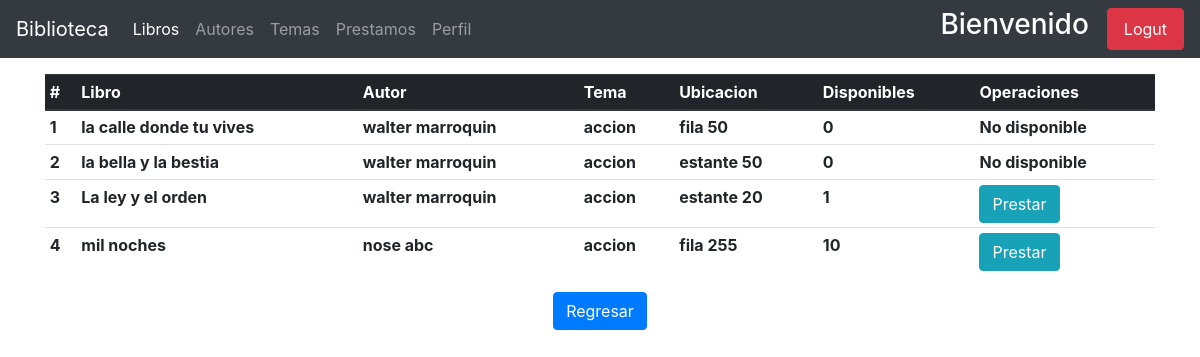
/temas/libros-temas1/, run on an earlier commit of the app's database.
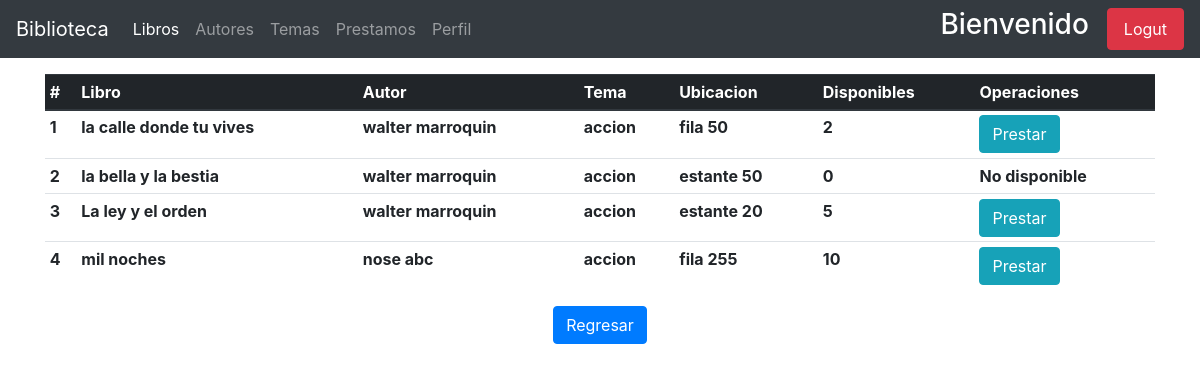
And on a later commit of the database.
### apps/libros/models.py (models this page shows, shortened)
class Libros(models.Model):
    titulo = models.CharField(_('titulo'), max_length=150)
    biblioteca = models.ForeignKey(Biblioteca, on_delete=models.PROTECT, null=True)
    autor = models.ForeignKey(Author, on_delete=models.PROTECT)
    tema = models.ForeignKey(Temas, on_delete=models.PROTECT)
    ubicacion = models.CharField(_('ubicacion'), max_length=200)
    disponibles = models.PositiveIntegerField(_('libros disponibles'), validators=[limit], default=1, )
    fecha_registro = models.DateField(_('Fecha de ingreso'), default=datetime.now())
    class Meta:
        ordering = ['id']
        verbose_name_plural = 'Libros'

### apps/autores/models.py (models this page shows, shortened)
class Author(models.Model):
    nombre = models.CharField(_('nombre'), max_length=150)
    apellido = models.CharField(_('apellido'), max_length=150)
    nacionalidad = models.ForeignKey(Pais, on_delete=models.CASCADE)
    genero = models.BooleanField(_('genero'), default=True, choices=[
        (True, 'masculino'),
        (False, 'femenino')
    ])
    nacimiento = models.DateField(_('fecha de nacimiento'))
    fallecimiento = models.DateField(_('fecha de fallecimiento'),null=True, blank=True)
    fecha_registro = models.DateField(_('fecha de registro'), default=datetime.now())
    def __str__(self):
        return f'{self.nombre} {self.apellido}'

### apps/temas/models.py (models this page shows)
class Temas(models.Model):
    tema = models.CharField(_('tema'), max_length=200)
    fecha_ingreso = models.DateField(_('fecha_ingreso'), default=now())
    class Meta:
        verbose_name_plural = 'Temas'
    def __str__(self):
        return self.tema

### apps/temas/views.py (the view)
# urls.py: path('libros-temas<int:pk>/', views.libro_tema, name='libro-tema')
def libro_tema(request, pk):
    books = Libros.objects.filter(tema__id=pk)
    context = {'Libros': books}
    return render(request, 'temas/libros_de_temas.html', context)

### apps/temas/templates/temas/libros_de_temas.html (shortened to what this page needs)
{% extends 'base.html' %}
{% block navbar_items %}
    <li class="nav-item active">
        <a class="nav-link" href="{% url 'book:user_index' %}">Libros <span class="sr-only">(current)</span></a>
    </li>
    <li class="nav-item ">
        <a class="nav-link" href="{% url 'autor:autores-user' %}">Autores </a>
    </li>
    <li class="nav-item ">
        <a class="nav-link" href="{% url 'temas:temas-user' %}">Temas </a>
    </li>
    <li class="nav-item">
        <a class="nav-link" href="{% url 'prestamos:prestamos-list' %}">Prestamos</a>
    </li>
    <li class="nav-item ">
        <a class="nav-link" href="{% url 'usuarios:user-edit' request.user.id %}">Perfil </a>
    </li>
{% endblock %}
{% block content %}
    <div class="container mt-3">
        <div class="table-responsive">
        <table class="table table-hover table-sm" id="table-controller">
            <thead class="thead-dark">
                <tr>
                    <th scope="col" > #  </th>
                    <th scope="col" > Libro </th>
                    <th scope="col" > Autor </th>
                    <th scope="col" > Tema </th>
                    <th scope="col" > Ubicacion </th>
                    <th scope="col" > Disponibles </th>
                    <th scope="col" > Operaciones </th>
                </tr>
            </thead>
            <tbody>
                {% for book in Libros %}
                    <tr>
                        <th scope="col"> {{ forloop.counter }} </th>
                        <th> {{ book.titulo }} </th>
                        <th> {{ book.autor }} </th>
                        <th> {{ book.tema }} </th>
                        <th> {{ book.ubicacion }} </th>
                        <th> {{ book.disponibles }} </th>
                        {% if book.disponibles > 0 %}
                        <th> <a href="{% url 'prestamos:pre-prestamo' book.id %}" class="btn btn-info"> Prestar </a> </th>
                        </tr>
                        {% else %}
                        <th> No disponible </th>
                        </tr>
                        {% endif %}
                {% endfor %}
            </tbody>
        </table>
    </div>
    <center>
        <a href="{% url 'temas:temas-user' %}" class="btn btn-primary"> Regresar </a>
    </center>
    </div>
{% endblock %}

What changed in the data, as far as the page shows it:
changed Libros "la calle donde tu vives": disponibles "0" → "2"; disponibles "No disponible" → "Prestar"
changed Libros "La ley y el orden": disponibles "1" → "5"
